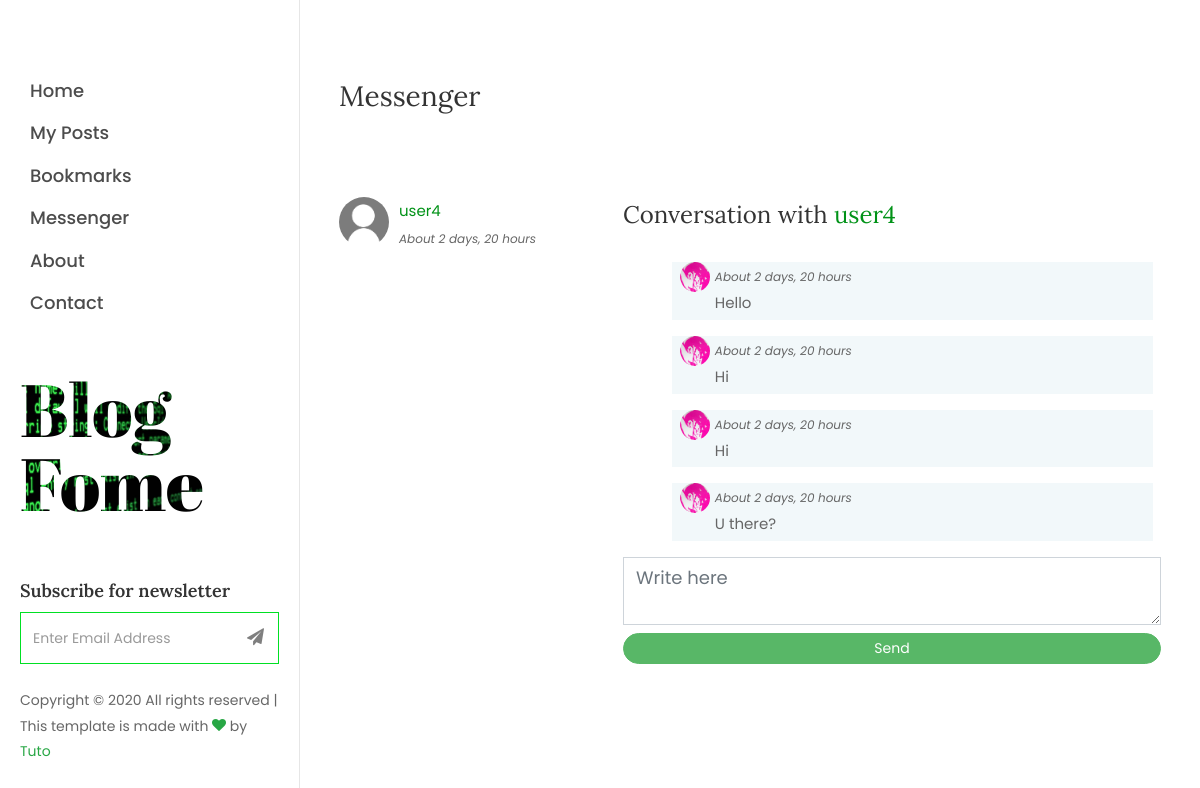
Before: /messenger/thread/1/ (signed in) with the older database file.
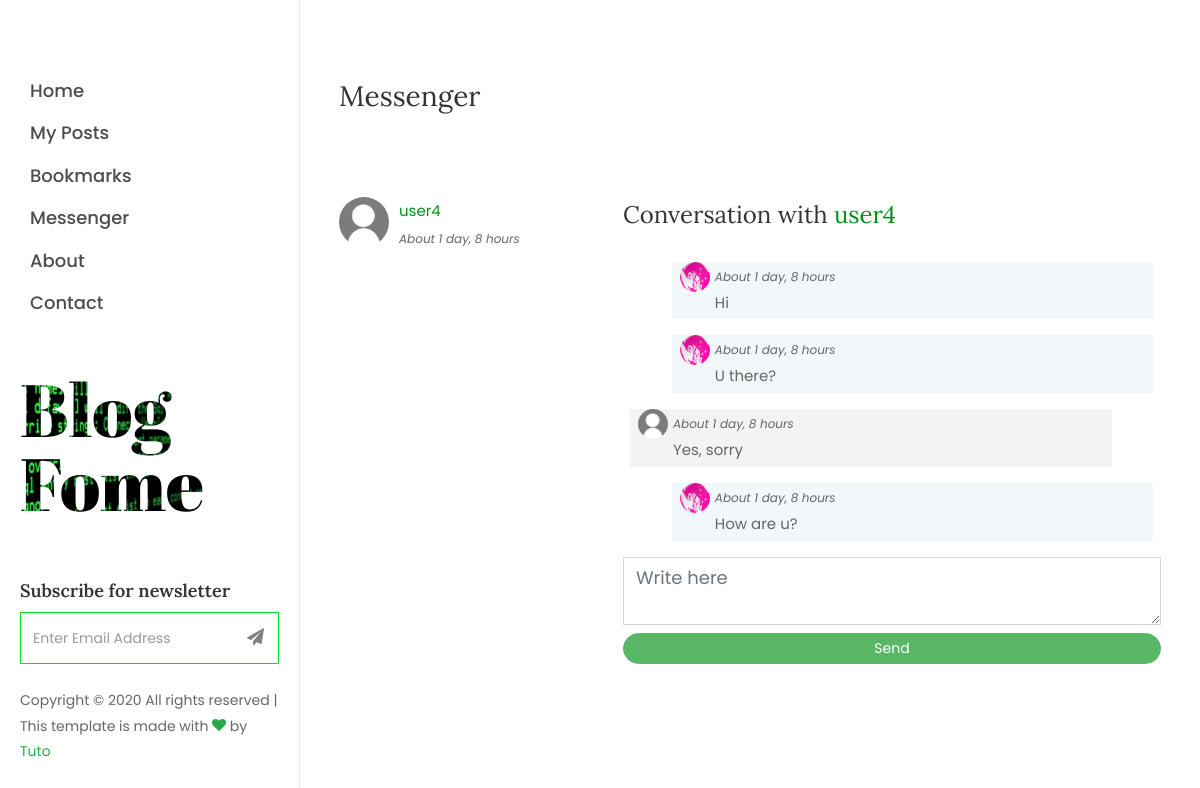
After: the same page with the newer database file.
### users/models.py (models this page shows, shortened)
class Profile(models.Model):
    user = models.OneToOneField(User, on_delete=models.CASCADE)
    bio = models.TextField()
    image = models.ImageField(default='default.jpg', upload_to='profile_pics')
    """ def save(self, *args, **kwargs):
        super().save(*args, **kwargs)

        img = Image.open(self.image.path)
        if img.height > 300 or img.width > 300:
            output_size = (300, 300)
            img.thumbnail(output_size)
            img.save(self.image.path) """

### messenger/models.py (models this page shows)
class Thread(models.Model):
    users = models.ManyToManyField(User, related_name='threads')
    updated_at = models.DateTimeField(auto_now=True)
    objects = ThreadManager()
    class Meta:
        ordering = ['-updated_at']

class Message(models.Model):
    user = models.ForeignKey(User, on_delete=models.CASCADE)
    thread = models.ForeignKey(Thread, on_delete=models.CASCADE, related_name='messages')
    content = models.TextField()
    created_at = models.DateTimeField(auto_now_add=True)
    class Meta:
        ordering = ['created_at']

### messenger/views.py (the view)
# urls.py: path('thread/<int:pk>/', ThreadDetail.as_view(), name='detail'),
@method_decorator(login_required, name="dispatch")
class ThreadDetail(DetailView):
    model = Thread
    def get_object(self):
        obj = super(ThreadDetail, self).get_object()
        if self.request.user not in obj.users.all():
            raise Http404()
        return obj

### blog/templatetags/user_tags.py (called while the page is built)
@register.simple_tag
def get_notification_count(user):
    if user:
        return user.notifications.filter(read=False).count()
    return 0

### messenger/templates/messenger/thread_detail.html (shortened to what this page needs)
{% extends 'blog/base/base.html' %}
{% load static %}
{% block content %}
  <section class="ftco-section contact-section px-md-4">
    <div class="container">
      <div class="row d-flex mb-5 contact-info">
          <div class="col-md-12 mb-4">
              <h2 class="h3">Messenger</h2>
          </div>
      </div>
      <div class="row">
        <div class="col-md-4">
          {% for thread in request.user.threads.all %}
            {% if thread.messages.all.count > 0 %}
              <div class="mb-3">
                {% for user in thread.users.all %}
                  {% if user != request.user %}
                    <img src="{{ user.profile.image.url }}" class="avatar" />
                    <div>
                      <a href="{% url 'messenger:detail' thread.pk %}">{{ user }}</a><br>
                      <small><i>About {{ thread.messages.last.created_at | timesince }}</i></small>
                    </div>
                  {% endif %}
                {% endfor %}
              </div>
            {% endif %}
          {% endfor %}
        </div>
        <div class="col-md-8">
          {% for user in thread.users.all %}
            {% if user != request.user %}
              <h4 class="mb-4">Conversation with <a href="{% url 'blog:user_profile' user %} ">{{ user }}</a></h4>
            {% endif %}
          {% endfor %}
          <div class="thread" id="thread">
            {% for message in object.messages.all %}
              <div {% if request.user == message.user %}class="mine mb-3"{% else %}class="other mb-3"{% endif %}>
                <img src="{{ message.user.profile.image.url }}" class="avatar-message">
                <small><i>About {{ thread.messages.last.created_at | timesince }}</i></small><br>
                {{ message.content }}
              </div>
            {% endfor %}
          </div>
          <textarea id="content" class="form-control mb-2" rows="2" placeholder="Write here"></textarea>
          <button id="send" class="btn btn-primary btn-sm btn-block" disabled>Send</button>
        </div>
      </div>
    </div>
  </section>
{% endblock content %}

Changed rows visible on the page:
no longer on this page (row unchanged): Message: user.profile.image (picture), {{ thread.messages.last.created_at | timesince }} "2 days, 20 hours", content "Hello"
no longer on this page (row unchanged): Message: user.profile.image (picture), {{ thread.messages.last.created_at | timesince }} "2 days, 20 hours", content "Hi"
computed for Thread: messages.last.created_at "2 days, 20 hours" → "1 day, 8 hours"
added Message: user.profile.image (placeholder picture), {{ thread.messages.last.created_at | timesince }} "1 day, 8 hours", content "Yes, sorry"
added Message: user.profile.image (picture), {{ thread.messages.last.created_at | timesince }} "1 day, 8 hours", content "How are u?"
